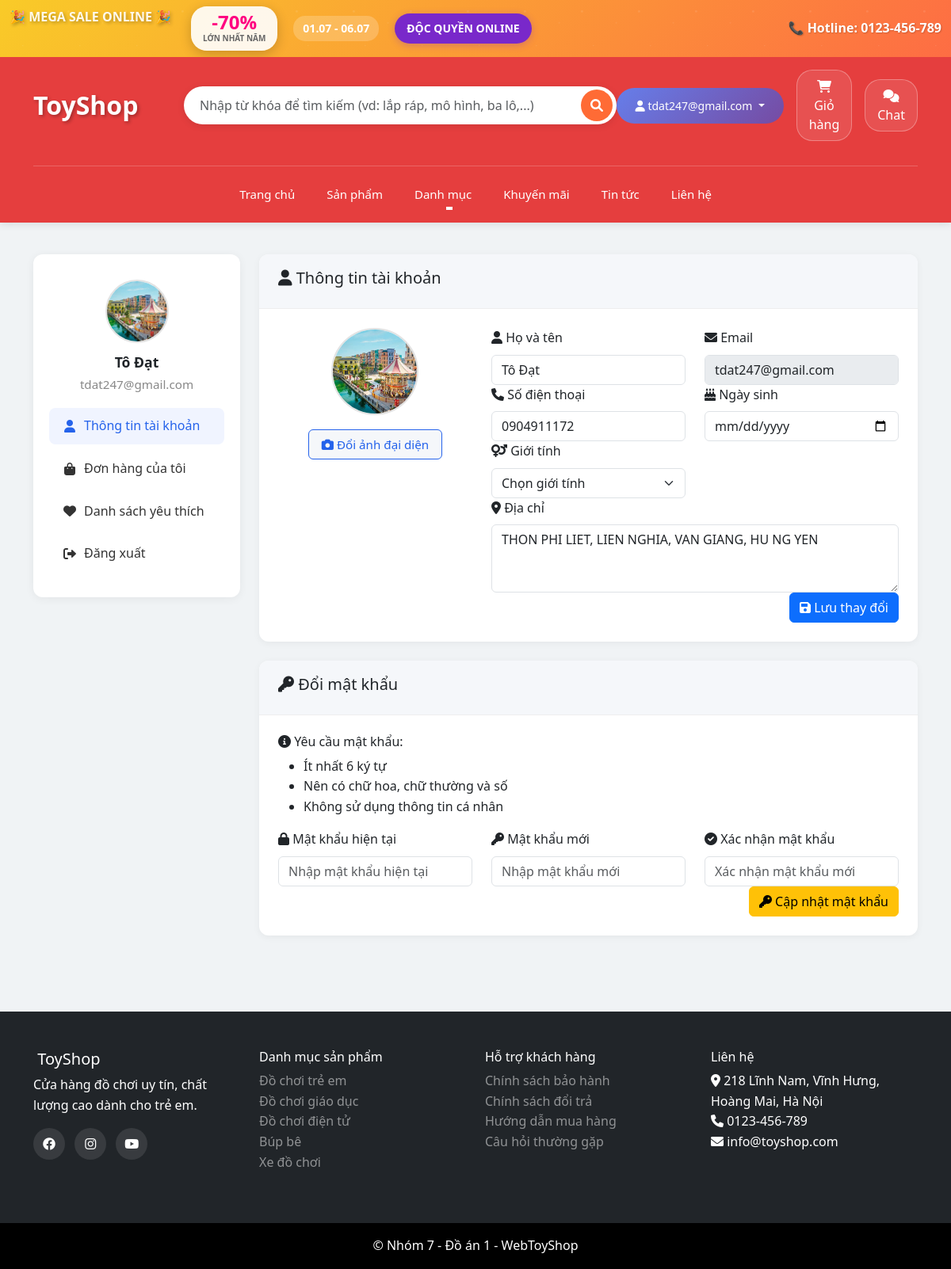
Screenshot of /customer/my_account.php (signed in) with the database file from the repository.
### tables this page shows
CREATE TABLE `customers` (
  `id` int(11) NOT NULL,
  `account_id` int(11) DEFAULT NULL,
  `full_name` varchar(100) NOT NULL,
  `email` varchar(100) NOT NULL,
  `phone` varchar(20) DEFAULT NULL,
  `address` text DEFAULT NULL,
  `avatar` varchar(255) DEFAULT NULL,
  `date_of_birth` date DEFAULT NULL,
  `gender` enum('male','female','other') DEFAULT NULL,
  `created_at` timestamp NOT NULL DEFAULT current_timestamp()
);

CREATE TABLE `categories` (
  `id` int(11) NOT NULL,
  `name` varchar(100) NOT NULL,
  `description` text DEFAULT NULL,
  `image` varchar(255) DEFAULT NULL,
  `status` enum('active','inactive') DEFAULT 'active',
  `created_at` timestamp NOT NULL DEFAULT current_timestamp()
);

### config/database.php (called while the page is built, shortened)
<?php
$conn = new mysqli(DB_HOST, DB_USER, DB_PASS, DB_NAME);
$conn->set_charset("utf8mb4");
function executeQuery($sql, $params = []) {
    global $conn;
    $stmt = $conn->prepare($sql);
    if (!empty($params)) {
        $types = '';
        foreach ($params as $param) {
            if (is_int($param)) {
                $types .= 'i';
            } elseif (is_float($param)) {
                $types .= 'd';
            } elseif (is_string($param)) {
                $types .= 's';
            } else {
                $types .= 's';
            }
        }
        if (!$stmt->bind_param($types, ...$params)) {
            error_log("Binding parameters failed: " . $stmt->error);
            $stmt->close();
            return false;
        }
    }
    if (!$stmt->execute()) {
        error_log("Execute failed: " . $stmt->error);
        $stmt->close();
        return false;
    }
    if (strpos(strtoupper($sql), 'SELECT') === 0) {
        $result = $stmt->get_result();
        return $result;
    }
    return true;
}
function fetchOne($sql, $params = []) {
    $result = executeQuery($sql, $params);
    if ($result && $result !== true) {
        return $result->fetch_assoc();
    }
    return null;
}
function fetchAll($sql, $params = []) {
    $result = executeQuery($sql, $params);
    $data = [];
    if ($result && $result !== true) {
        while ($row = $result->fetch_assoc()) {
            $data[] = $row;
        }
    }
    return $data;
}
?>

### customer/my_account.php (the view, shortened to what this page needs)
<?php
include '../includes/header.php';
$customer_id = $_SESSION['customer_id'];
$customer = fetchOne("SELECT * FROM customers WHERE id = ?", [$customer_id]);
?>
<div class="container account-container py-4">
    <div class="row">
        <div class="col-md-3">
            <div class="account-sidebar">
                <div class="sidebar-header">
                    <img src="../assets/img/avatars/<?php echo $customer['avatar'] ?: 'default.png'; ?>"
                         class="sidebar-avatar" alt="Avatar">
                    <div class="sidebar-name"><?php echo $customer['full_name']; ?></div>
                    <div class="sidebar-email"><?php echo $customer['email']; ?></div>
                </div>
                <ul class="sidebar-nav">
                    <li class="sidebar-nav-item">
                        <a href="my_account.php" class="sidebar-nav-link active">
                            <i class="fas fa-user"></i> Thông tin tài khoản
                        </a>
                    </li>
                    <li class="sidebar-nav-item">
                        <a href="my_orders.php" class="sidebar-nav-link">
                            <i class="fas fa-shopping-bag"></i> Đơn hàng của tôi
                        </a>
                    </li>
                    <li class="sidebar-nav-item">
                        <a href="my_wishlist.php" class="sidebar-nav-link">
                            <i class="fas fa-heart"></i> Danh sách yêu thích
                        </a>
                    </li>
                    <li class="sidebar-nav-item">
                        <a href="logout.php" class="sidebar-nav-link">
                            <i class="fas fa-sign-out-alt"></i> Đăng xuất
                        </a>
                    </li>
                </ul>
            </div>
        </div>
        <div class="col-md-9">
            <div class="account-card fade-in">
                <div class="account-card-header">
                    <h5><i class="fas fa-user"></i> Thông tin tài khoản</h5>
                </div>
                <div class="account-card-body">
                    <form method="POST" enctype="multipart/form-data" class="account-form">
                        <div class="row">
                            <div class="col-md-4">
                                <div class="avatar-upload">
                                    <img src="../assets/img/avatars/<?php echo $customer['avatar'] ?: 'default.png'; ?>"
                                         class="avatar-preview" id="avatarPreview" alt="Avatar">
                                    <div>
                                        <label for="avatar" class="avatar-upload-btn">
                                            <i class="fas fa-camera"></i> Đổi ảnh đại diện
                                        </label>
                                    </div>
                                </div>
                            </div>
                            <div class="col-md-8">
                                <div class="row">
                                    <div class="col-md-6">
                                        <div class="form-group">
                                            <label for="full_name" class="form-label">
                                                <i class="fas fa-user"></i> Họ và tên
                                            </label>
                                            <input type="text" class="form-control" id="full_name" name="full_name"
                                                   value="<?php echo $customer['full_name']; ?>" required>
                                        </div>
                                    </div>
                                    <div class="col-md-6">
                                        <div class="form-group">
                                            <label for="email" class="form-label">
                                                <i class="fas fa-envelope"></i> Email
                                            </label>
                                            <input type="email" class="form-control" value="<?php echo $customer['email']; ?>" disabled>
                                        </div>
                                    </div>
                                    <div class="col-md-6">
                                        <div class="form-group">
                                            <label for="phone" class="form-label">
                                                <i class="fas fa-phone"></i> Số điện thoại
                                            </label>
                                            <input type="tel" class="form-control" id="phone" name="phone"
                                                   value="<?php echo $customer['phone']; ?>">
                                        </div>
                                    </div>
                                    <div class="col-md-6">
                                        <div class="form-group">
                                            <label for="date_of_birth" class="form-label">
                                                <i class="fas fa-birthday-cake"></i> Ngày sinh
                                            </label>
                                            <input type="date" class="form-control" id="date_of_birth" name="date_of_birth"
                                                   value="<?php echo $customer['date_of_birth']; ?>">
                                        </div>
                                    </div>
                                    <div class="col-md-6">
                                        <div class="form-group">
                                            <label for="gender" class="form-label">
                                                <i class="fas fa-venus-mars"></i> Giới tính
                                            </label>
                                            <select class="form-control form-select" id="gender" name="gender">
                                                <option value="">Chọn giới tính</option>
                                            </select>
                                        </div>
                                    </div>
                                    <div class="col-12">
                                        <div class="form-group">
                                            <label for="address" class="form-label">
                                                <i class="fas fa-map-marker-alt"></i> Địa chỉ
                                            </label>
                                            <textarea class="form-control" id="address" name="address" rows="3"
                                                      placeholder="Nhập địa chỉ của bạn..."><?php echo $customer['address']; ?></textarea>
                                        </div>
                                    </div>
                                </div>
                            </div>
                        </div>
                        <div class="text-end">
                            <button type="submit" class="btn btn-primary hover-lift">
                                <i class="fas fa-save"></i> Lưu thay đổi
                            </button>
                        </div>
                    </form>
                </div>
            </div>
            <div class="account-card password-section fade-in">
                <div class="account-card-header password-header">
                    <h5><i class="fas fa-key"></i> Đổi mật khẩu</h5>
                </div>
                <div class="account-card-body password-body">
                    <div class="password-requirements">
                        <h6><i class="fas fa-info-circle"></i> Yêu cầu mật khẩu:</h6>
                        <ul>
                            <li>Ít nhất 6 ký tự</li>
                            <li>Nên có chữ hoa, chữ thường và số</li>
                            <li>Không sử dụng thông tin cá nhân</li>
                        </ul>
                    </div>
                    <form id="changePasswordForm">
                        <div class="row">
                            <div class="col-md-4">
                                <div class="form-group">
                                    <label for="current_password" class="form-label">
                                        <i class="fas fa-lock"></i> Mật khẩu hiện tại
                                    </label>
                                    <input type="password" class="form-control" id="current_password"
                                           placeholder="Nhập mật khẩu hiện tại" required>
                                </div>
                            </div>
                            <div class="col-md-4">
                                <div class="form-group">
                                    <label for="new_password" class="form-label">
                                        <i class="fas fa-key"></i> Mật khẩu mới
                                    </label>
                                    <input type="password" class="form-control" id="new_password"
                                           placeholder="Nhập mật khẩu mới" required>
                                </div>
                            </div>
                            <div class="col-md-4">
                                <div class="form-group">
                                    <label for="confirm_password" class="form-label">
                                        <i class="fas fa-check-circle"></i> Xác nhận mật khẩu
                                    </label>
                                    <input type="password" class="form-control" id="confirm_password"
                                           placeholder="Xác nhận mật khẩu mới" required>
                                </div>
                            </div>
                        </div>
                        <div class="text-end">
                            <button type="submit" class="btn btn-warning hover-lift">
                                <i class="fas fa-key"></i> Cập nhật mật khẩu
                            </button>
                        </div>
                    </form>
                </div>
            </div>
        </div>
    </div>
</div>
<?php include '../includes/footer.php'; ?>

### includes/footer.php (shortened to what this page needs)
    <footer class="footer bg-dark text-white mt-5">
        <div class="container py-5">
            <div class="row">
                <div class="col-md-3">
                    <h5><i class="fas fa-toy-brick"></i> ToyShop</h5>
                    <p>Cửa hàng đồ chơi uy tín, chất lượng cao dành cho trẻ em.</p>
                    <div class="social-links">
                        <a href="#" class="text-white me-2"><i class="fab fa-facebook"></i></a>
                        <a href="#" class="text-white me-2"><i class="fab fa-instagram"></i></a>
                        <a href="#" class="text-white me-2"><i class="fab fa-youtube"></i></a>
                    </div>
                </div>
                <div class="col-md-3">
                    <h6>Danh mục sản phẩm</h6>
                    <ul class="list-unstyled">
                        <?php
                        $categories = fetchAll("SELECT * FROM categories WHERE status = 'active' LIMIT 5");
                        foreach ($categories as $category):
                        ?>
                            <li><a href="category.php?id=<?php echo $category['id']; ?>" class="text-white-50"><?php echo $category['name']; ?></a></li>
                        <?php endforeach; ?>
                    </ul>
                </div>
                <div class="col-md-3">
                    <h6>Hỗ trợ khách hàng</h6>
                    <ul class="list-unstyled">
                        <li><a href="#" class="text-white-50">Chính sách bảo hành</a></li>
                        <li><a href="#" class="text-white-50">Chính sách đổi trả</a></li>
                        <li><a href="#" class="text-white-50">Hướng dẫn mua hàng</a></li>
                        <li><a href="#" class="text-white-50">Câu hỏi thường gặp</a></li>
                    </ul>
                </div>
                <div class="col-md-3">
                    <h6>Liên hệ</h6>
                    <ul class="list-unstyled">
                        <li><i class="fas fa-map-marker-alt"></i> 218 Lĩnh Nam, Vĩnh Hưng, Hoàng Mai, Hà Nội</li>
                        <li><i class="fas fa-phone"></i> 0123-456-789</li>
                        <li><i class="fas fa-envelope"></i> info@toyshop.com</li>
                    </ul>
                </div>
            </div>
        </div>
        <div class="footer-bottom bg-black py-3">
            <div class="container">
                <div class="row align-items-center">
                    <div class="col-12 text-center">
                        <p class="mb-0">&copy; Nhóm 7 - Đồ án 1 - WebToyShop</p>
                    </div>
                </div>
            </div>
        </div>
    </footer>
</body>
</html>

### rows the page displays
customers: avatar (picture), full_name "Tô Đạt", email "tdat247@gmail.com", phone "0904911172", address "THON PHI LIET, LIEN NGHIA, VAN GIANG, HU NG YEN"
categories: name "Đồ chơi trẻ em"
categories: name "Đồ chơi giáo dục"
categories: name "Đồ chơi điện tử"
categories: name "Búp bê"
categories: name "Xe đồ chơi"

### other values shown
$_SESSION['customer_name'] "tdat247@gmail.com"
